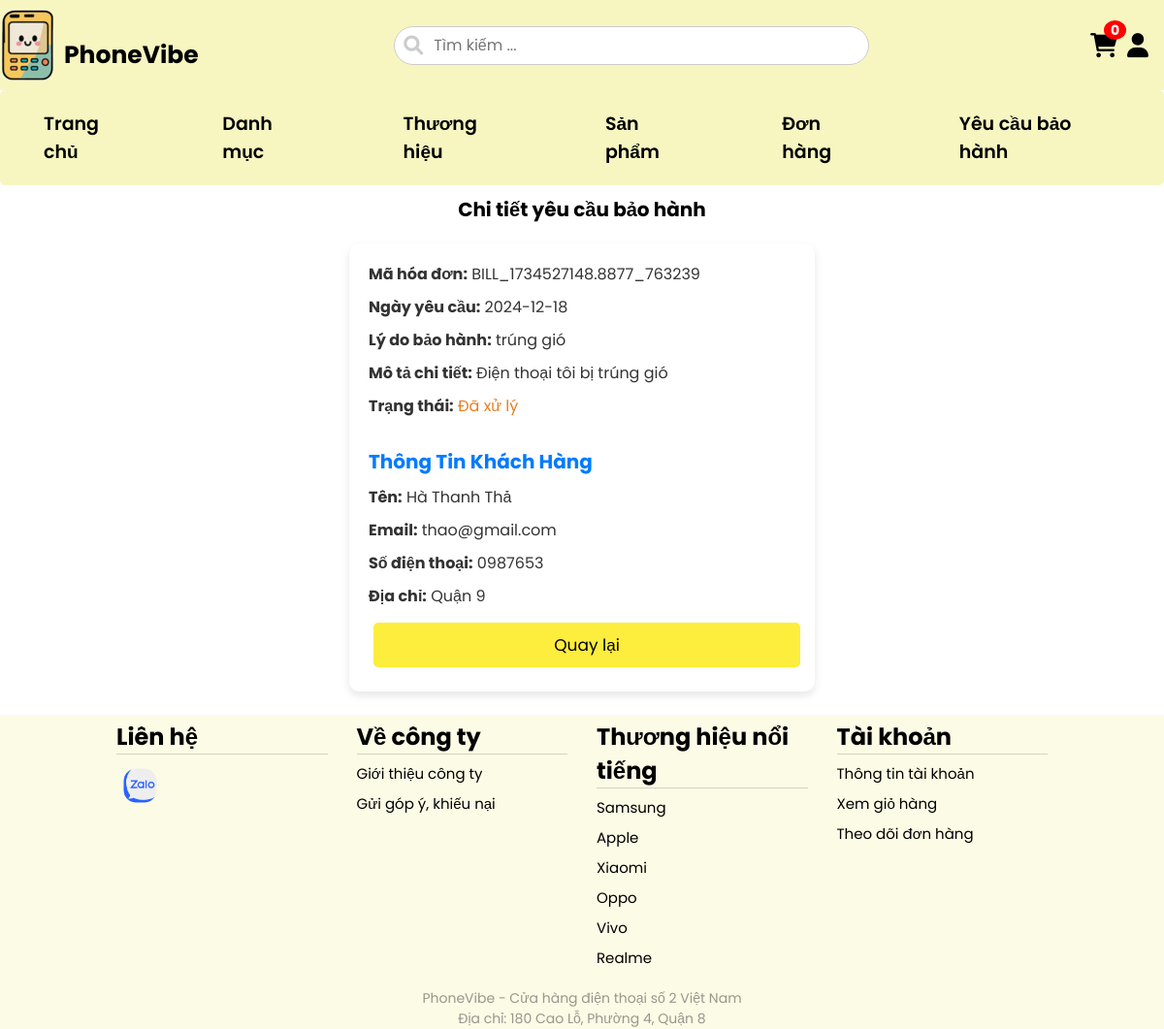
The app's page /warranty_detail.php?id=40 with its own data.
### tables this page shows
CREATE TABLE IF NOT EXISTS `warranty_accepts` (
  `id` int NOT NULL AUTO_INCREMENT,
  `BillSeri` varchar(50) NOT NULL,
  `WarrantyDate` date NOT NULL,
  `Description` text,
  `Reason` text,
  `Status` varchar(50) DEFAULT NULL,
  `BillID` int DEFAULT NULL,
  `CustomerID` int DEFAULT NULL,
  PRIMARY KEY (`id`),
  KEY `BillID` (`BillID`),
  KEY `CustomerID` (`CustomerID`)
);

CREATE TABLE IF NOT EXISTS `users` (
  `id` int NOT NULL AUTO_INCREMENT,
  `Username` varchar(100) NOT NULL,
  `Password` varchar(255) NOT NULL,
  `Code` varchar(50) DEFAULT NULL,
  `FullName` varchar(100) NOT NULL,
  `Email` varchar(100) DEFAULT NULL,
  `Phone` varchar(20) DEFAULT NULL,
  `Address` varchar(255) DEFAULT NULL,
  `RoleID` int DEFAULT NULL,
  `user_status` varchar(50) NOT NULL,
  PRIMARY KEY (`id`),
  KEY `RoleID` (`RoleID`)
);

CREATE TABLE IF NOT EXISTS `brands` (
  `id` int NOT NULL AUTO_INCREMENT,
  `BrandName` varchar(100) NOT NULL,
  PRIMARY KEY (`id`)
);

### warranty_detail.php (the view, shortened to what this page needs)
<?php
include('config.php');
if (isset($_GET['id'])) {
    $warrantyID = $_GET['id'];
    $stmt = $pdo->prepare("SELECT wa.*, u.FullName, u.Email, u.Phone, u.Address
                           FROM warranty_accepts wa
                           LEFT JOIN users u ON wa.CustomerID = u.id
                           WHERE wa.id = :warrantyID");
    $stmt->execute(['warrantyID' => $warrantyID]);
    $warrantyDetail = $stmt->fetch(PDO::FETCH_ASSOC);
} else {
    header('Location: warranty.php');
    exit();
}
?>
<!DOCTYPE html>
<html lang="vi">
<head>
    <link rel="stylesheet" href="https://cdnjs.cloudflare.com/ajax/libs/font-awesome/6.0.0-beta3/css/all.min.css">
    <link rel="stylesheet" href="css/style.css">
</head>
<body>
    <?php include("include/header.php"); ?>
    <div class="container">
        <h3>Chi tiết yêu cầu bảo hành</h3>
        <div class="warranty-detail">
            <p><strong>Mã hóa đơn:</strong> <?php echo $warrantyDetail['BillSeri']; ?></p>
            <p><strong>Ngày yêu cầu:</strong> <?php echo $warrantyDetail['WarrantyDate']; ?></p>
            <p><strong>Lý do bảo hành:</strong> <?php echo $warrantyDetail['Reason']; ?></p>
            <p><strong>Mô tả chi tiết:</strong> <?php echo $warrantyDetail['Description']; ?></p>
            <p><strong>Trạng thái:</strong>&nbsp;<span style="color: #e67e22;"><?php echo $warrantyDetail['Status']; ?></span></p>
            <h4>Thông Tin Khách Hàng</h4>
            <p><strong>Tên:</strong> <?php echo $warrantyDetail['FullName']; ?></p>
            <p><strong>Email:</strong> <?php echo $warrantyDetail['Email']; ?></p>
            <p><strong>Số điện thoại:</strong> <?php echo $warrantyDetail['Phone']; ?></p>
            <p><strong>Địa chỉ:</strong> <?php echo $warrantyDetail['Address']; ?></p>
            <a href="warranty.php?tab=history"><button class="btn-return">Quay lại</button></a>
        </div>
    </div>
    <?php
        include("include/footer.php");
    ?>
</body>
</html>

### include/footer.php (shortened to what this page needs)
<footer>
        <div class="footer-content">
            <div class="contact">
                <h2>Liên hệ</h2>
                <span class="contact-icon-zalo"><a href=""><img src="img/zl.png" alt=""></a></span>
            </div>
            <div class="about">
                <h2>Về công ty</h2>
                <p><a href="#">Giới thiệu công ty</a></p>
                <p><a href="#">Gửi góp ý, khiếu nại</a></p>
            </div>
            <div class="other">
                <h2>Thương hiệu nổi tiếng</h2>
                <?php
                    $stmt = $pdo->prepare("SELECT id, BrandName FROM brands");
                    $stmt->execute();
                    $brands = $stmt->fetchAll(PDO::FETCH_ASSOC);
                    foreach($brands as $brand){
                        ?>
                            <p><a href="product.php?category_id=4&brand_id=<?php echo $brand['id']; ?>"><?php echo $brand['BrandName']; ?></a></p>
                        <?php
                    }
                ?>
            </div>
            <div class="account">
                <h2>Tài khoản</h2>
                <p><a href="../account.php">Thông tin tài khoản</a></p>
                <p><a href="../cart.php">Xem giỏ hàng</a></p>
                <p><a href="../order.php">Theo dõi đơn hàng</a></p>
            </div>
        </div>
        <div class="address">
            <p>PhoneVibe - Cửa hàng điện thoại số 2 Việt Nam</p>
            <p>Địa chỉ: 180 Cao Lỗ, Phường 4, Quận 8</p>
        </div>
    </footer>

### css/style.css (style rules this page uses)
body { margin: 0; padding: 0; width: 100%; }
* { font-family: "Poppins", sans-serif; margin: 0;padding: 0; box-sizing: border-box; outline: none; border: none; text-decoration: none; transition:all .2s linear; }
a { color: black; }
html { font-size: 62.5%; overflow-x: hidden; scroll-padding-top: 5rem; scroll-behavior: smooth; }
.container { width: 80%; margin: 0 auto; }
footer { width: 100%; background-color: rgb(247, 246, 193, 0.4); }
.footer-content { width: 80%; margin: 0 auto; display: flex; gap: 30px; }
.contact, .about, .other, .account { margin-top: 5px; width: 25%; }
.contact h2, .about h2, .other h2, .account h2 { font-size: 2.4rem; border-bottom: 1px solid rgb(51, 51, 51, 0.2); }
.contact img { width: 20%; margin-top: 10px; }
.contact-icon-fb, .contact-icon-zalo { width: 20%; }
.about p, .other p, .account p { font-size: 1.5rem; margin-top: 8px; }
.address { text-align: center; margin-top: 20px; font-size: 1.4rem; color: rgb(51, 51, 51, 0.5); }
button { background-color: #4CAF50; color: white; padding: 10px 20px; border: none; border-radius: 5px; cursor: pointer; font-size: 1rem; margin: 5px; }

### warranty_detail.php (style rules this page uses)
.container { margin-bottom: 24px; }
.container h3 { margin-top: 10px; font-size: 2rem; text-align: center; }
.warranty-detail { width: 50%; margin: 0 auto; background-color: white; padding: 20px; border-radius: 10px; box-shadow: 0 4px 8px rgba(0, 0, 0, 0.1); margin-top: 20px; }
.warranty-detail p { font-size: 16px; color: #333; line-height: 1.6; margin-bottom: 10px; }
.warranty-detail p strong { color: #333; font-weight: 600; }
.warranty-detail h4 { font-size: 20px; color: #007bff; margin-top: 30px; margin-bottom: 10px; }
.warranty-detail p { font-size: 16px; margin-bottom: 10px; }
.warranty-detail p { font-size: 16px; line-height: 1.5; }
.warranty-detail p strong { font-weight: bold; color: #333; }
.btn-return { width: 100%; font-size: 1.7rem; color: black; background-color: #fde800c3; }

### records on screen
warranty_accepts: BillSeri "BILL_1734527148.8877_763239", WarrantyDate "2024-12-18", Reason "trúng gió", Description "Điện thoại tôi bị trúng gió", Status "Đã xử lý", CustomerID.FullName "Hà Thanh Thả", CustomerID.Email "thao@gmail.com", CustomerID.Phone "0987653", CustomerID.Address "Quận 9"
brands: BrandName "Samsung"
brands: BrandName "Apple"
brands: BrandName "Xiaomi"
brands: BrandName "Oppo"
brands: BrandName "Vivo"
brands: BrandName "Realme"
